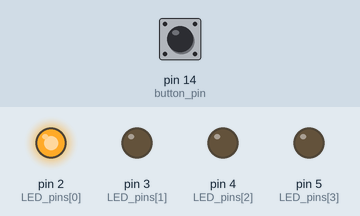
The sketch below on a simulated Arduino Uno, built with avr-gcc and run on an emulated ATmega328P. Parts: output pins drawn as LEDs (lit = HIGH). The inputs (shaded band) are chosen by the test bench; at power-on: pin 14 (button_pin) LOW.

Above: at 0.2 s.
At 1.2 s:
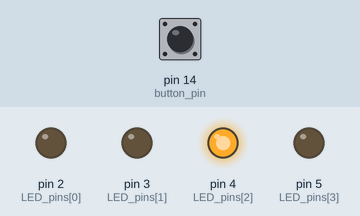
At 2.7 s:
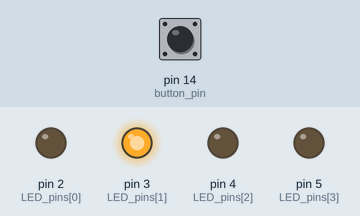
At 3.7 s:
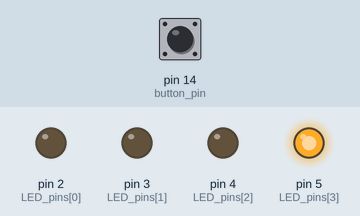
Timing chart, 0 to 4.6 s (numbered marks = the images above):
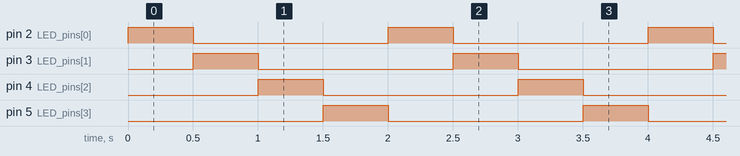

Measured:
- by itself, pin 2 (LED_pins[0]), pin 3 (LED_pins[1]), pin 4 (LED_pins[2]), pin 5 (LED_pins[3]): alternates HIGH for 0.50 s and LOW for 1.5 s
- by itself, everything shown: repeats every 2.0 s, in 4 steps

The sketch:

HW4_2_201924451.ino
```cpp
/*
 * 201924451_김태훈_HW4-2_Video Link
 */
int LED_pins[]={2,3,4,5};
int button_pin = 14;
boolean is_forward=true;
boolean state_previous = false;
boolean state_current;
int pattern = 1;
void setup() {
  // put your setup code here, to run once:
  for(int i=0;i<4;++i){
    pinMode(LED_pins[i], OUTPUT);
    digitalWrite(LED_pins[i],LOW);
  }
  pinMode(button_pin,INPUT);
}

void loop() {
  // put your main code here, to run repeatedly:
  state_current = digitalRead(button_pin);
  if(state_current){
    if(state_previous ==false){
      state_previous = true;
      is_forward  = !is_forward;
    }
  }
  else{
    state_previous = false;
  }

  for(int i=0;i<4;++i){
      digitalWrite(LED_pins[i],pattern &(0x01 <<i));
    }//if pattern is 0001, LED_pins[0] is on, others is off.

  if(is_forward){//if is_forward == true, LED turns 2->3->4->5 on
    pattern = pattern<<1;//0b0001->0b0010->0b0100->0b1000
  }
  else{
    pattern = pattern>>1;
  }
  if(pattern >8){
      pattern=1;
  }//0b10000
  else if(pattern <= 0){
      pattern=8;
  }
  delay(500);

}
```
